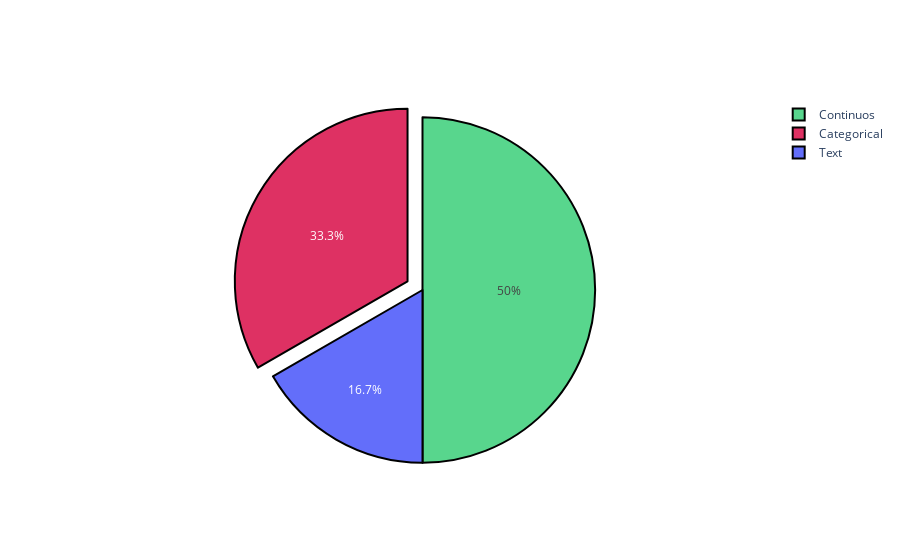

The cell this chart's notebook holds for it:
### Code cell
df = pd.concat([df_train[FEATURES], df_test[FEATURES]], axis=0)
text_features = ["Cabin", "Name"]
cat_features = [col for col in FEATURES if df[col].nunique() < 25 and col not in text_features ]
cont_features = [col for col in FEATURES if df[col].nunique() >= 25 and col not in text_features ]

del df
print(f'\033[94mTotal number of features: {len(FEATURES)}')
print(f'\033[94mNumber of categorical features: {len(cat_features)}')
print(f'\033[94mNumber of continuos features: {len(cont_features)}')
print(f'\033[94mNumber of text features: {len(text_features)}')

labels=['Categorical', 'Continuos', "Text"]
values= [len(cat_features), len(cont_features), len(text_features)]
colors = ['#DE3163', '#58D68D']

fig = go.Figure(data=[go.Pie(
    labels=labels, 
    values=values, pull=[0.1, 0, 0 ],
    marker=dict(colors=colors, 
                line=dict(color='#000000', 
                          width=2))
)])
fig.show()

### Figure 1 — Plotly figure (JSON) as saved in the notebook; plotly's stock layout.template omitted (floating-point values rounded to 4 significant figures)
{"data": [{"labels": ["Categorical", "Continuos", "Text"], "marker": {"colors": ["#DE3163", "#58D68D"], "line": {"color": "#000000", "width": 2}}, "pull": [0.1, 0, 0], "type": "pie", "values": [4, 6, 2]}], "layout": {}}
